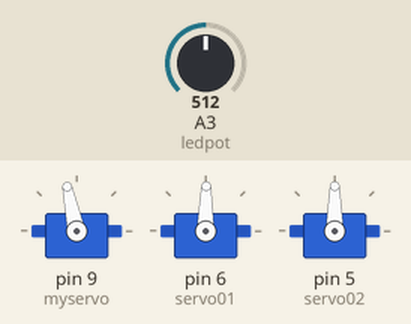
Bench run of a sketch on a simulated Arduino Uno, built with avr-gcc and run on an emulated ATmega328P. Parts: 3 × servo. The test bench sets the inputs (shaded band); at power-on: A3 (ledpot) = 512.

Above: at 7.2 s.
7.3 s: A3 (ledpot) set to 716
At 9.92 s:
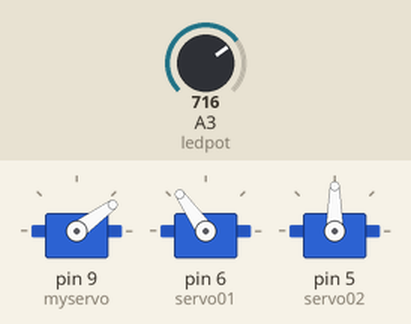
12.1 s: A3 (ledpot) set to 900
At 13.26 s:
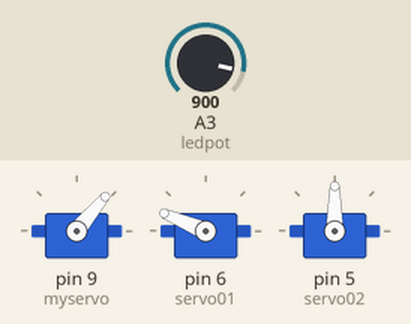
16.9 s: A3 (ledpot) set to 1023
At 19.57 s:
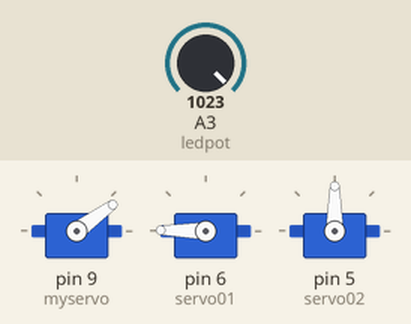
21.7 s: A3 (ledpot) set to 306
At 22.9 s:
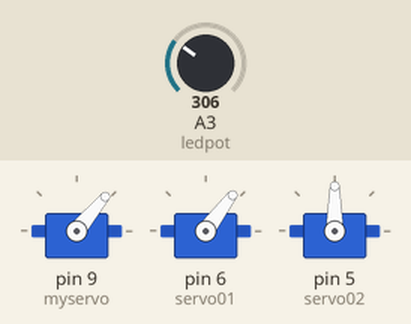
26.5 s: A3 (ledpot) set to 170
At 29.21 s:
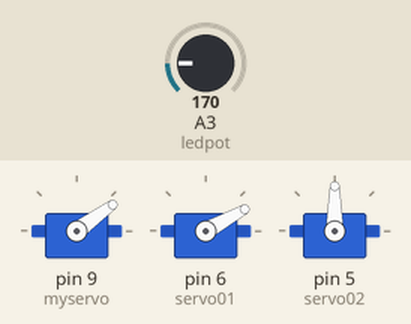
Timing chart, 0 to 37.1 s (numbered marks = the images above; inputs shaded):
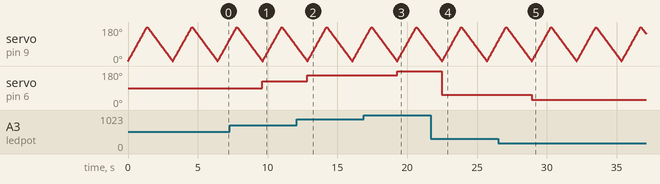

Measured:
- after the input at 7.3 s, servo on pin 6 (servo01): 89° → 125° after 2.3 s
- after the input at 12.1 s, servo on pin 6 (servo01): 125° → 157° after 0.74 s
- after the input at 16.9 s, servo on pin 6 (servo01): 157° → 179° after 2.4 s
- after the input at 21.7 s, servo on pin 6 (servo01): 179° → 53° after 0.78 s
- after the input at 26.5 s, servo on pin 6 (servo01): 53° → 29° after 2.4 s

The sketch:

myservo_mod.ino
```cpp
#include<Servo.h>
int pos =0;
int var =0;
int ledpot = 3;

Servo myservo;
Servo servo01;
Servo servo02;

void setup()
{
  // put your setup code here, to run once:
    myservo.attach(9);
    servo01.attach(6);
    servo02.attach(5);
}

void loop()
{
  // put your main code here, to run repeatedly:
    for(pos=0; pos <= 180; pos += 2)
    {
       myservo.write(pos);
       delay(15);
    }
    for( pos =180; pos>= 0; pos -=2)
    {
      myservo.write(pos);
      delay(20);
    }
    var = analogRead(ledpot);
    var = map(var,  0, 1023, 0, 179);
    servo01.write(var);
    delay(15);

}
```
